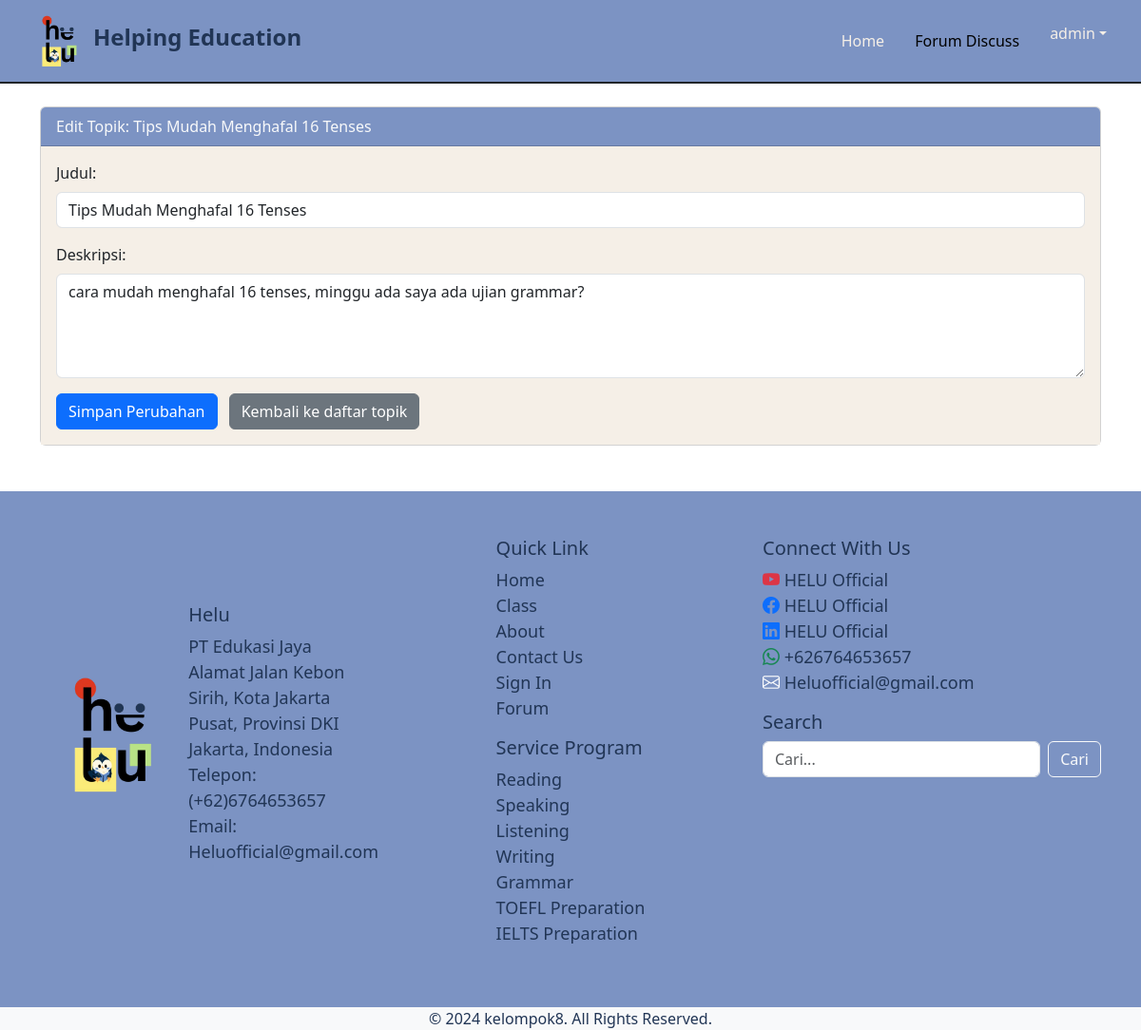
The page /forum/topic/edit/15/ (signed in) on the database its author committed.
### forum_discuss/models.py (models this page shows, shortened)
class Topic(models.Model):
    title = models.CharField(max_length=200, verbose_name="Judul")
    description = models.TextField(verbose_name="Deskripsi")
    created_at = models.DateTimeField(auto_now_add=True, verbose_name="Dibuat pada")
    created_by = models.ForeignKey(User, on_delete=models.CASCADE, verbose_name="Dibuat oleh")
    image = models.ImageField(upload_to='topic_images/', blank=True, null=True)
    updated_at = models.DateTimeField(auto_now=True, verbose_name="Terakhir diperbarui pada")
    likes = models.ManyToManyField(User, related_name='liked_topics', blank=True)
    unlikes = models.ManyToManyField(User, related_name='unliked_topics', blank=True)
    class Meta:
        verbose_name = "Topik"
        verbose_name_plural = "Topik-topik"
        ordering = ['-created_at']  # Mengurutkan topik berdasarkan waktu pembuatan terbaru

### forum_discuss/views.py (the view)
# urls.py: path('topic/edit/<int:pk>/', views.edit_topic, name='edit_topic'),
@login_required
def edit_topic(request, pk):
    topic = get_object_or_404(Topic, pk=pk)
    if request.user != topic.created_by and not request.user.is_staff:
        return redirect('topic_list')
    if request.method == 'POST':
        form = TopicForm(request.POST, request.FILES, instance=topic)  # Tambahkan request.FILES
        if form.is_valid():
            form.save()
            return redirect('topic_list')
    else:
        form = TopicForm(instance=topic)
    context = {'form': form, 'topic': topic, 'view': 'edit_topic'}
    return render(request, 'forum/edit_topic.html', context)

### forum_discuss/forms.py (shortened to what this page needs)
class TopicForm(forms.ModelForm):
    class Meta:
        model = Topic
        fields = ['title', 'description', 'image']
        widgets = {
            'description': forms.Textarea(attrs={'rows': 4, 'cols': 50}),
            'image': forms.ClearableFileInput(attrs={'class': 'form-control'}),
        }

### classPage/context_processors.py (called while the page is built)
def global_testimonials(request):
    return {
        'global_testimonials': Testimonial.objects.all()
    }

### templates/forum/edit_topic.html (shortened to what this page needs)
{% extends 'topicBase.html' %}
{% load widget_tweaks %}
{% block content %}
<div class="container mt-4">
    <div class="card">
        <div class="card-header bg-medium-dark text-light">
            Edit Topik: {{ topic.title }}
        </div>
        <div class="card-body bg-light1">
            <form method="post">
                <div class="mb-3">
                    <label for="{{ form.title.id_for_label }}" class="form-label text-dark">Judul:</label>
                    {{ form.title|add_class:"form-control" }}
                </div>
                <div class="mb-3">
                    <label for="{{ form.description.id_for_label }}" class="form-label text-dark">Deskripsi:</label>
                    {{ form.description|add_class:"form-control" }}
                </div>
                <button type="submit" class="btn btn-primary btn-hover">Simpan Perubahan</button>
                <a href="{% url 'topic_list' %}" class="btn btn-secondary btn-hover ms-2">Kembali ke daftar topik</a>
            </form>
        </div>
    </div>
</div>
{% endblock %}

### templates/topicBase.html (shortened to what this page needs)
{%load static%}
<!DOCTYPE html>
<html lang="en">
<head>
    <link rel="stylesheet" href="{%static 'css/bootstrap.min.css'%}">
    <link rel="stylesheet" href="{%static 'css/custom.css'%}">
    <link rel="stylesheet" href="https://cdn.jsdelivr.net/npm/bootstrap-icons@1.11.3/font/bootstrap-icons.min.css">
    <link rel="stylesheet" href="https://cdnjs.cloudflare.com/ajax/libs/font-awesome/6.0.0-beta3/css/all.min.css">
</head>
<body>
  <nav class="navbar navbar-expand-lg bg-medium-dark  px-3 py-2 border-bottom border-2 border-dark bounce">
    <div class="container-fluid">
        <img src="{% static 'images/L1.png' %}" alt="Logo" width="70" class="d-inline-block align-text-top">
        <h1 class="nav-text fs-4 fw-bolder color-dark">Helping Education</h1>
          <div class="collapse navbar-collapse" id="navbarSupportedContent">
              <ul class="navbar-nav ms-auto">
                  <li class="nav-item m-2">
                      <a class="nav-link color-light" aria-current="page" href="{% url 'home:index' %}">Home</a>
                  </li>
                  <li class="nav-item m-2">
                      <a class="nav-link active color-light" href="{% url 'topic_list' %}">Forum Discuss</a>
                  </li>
                  {% if user.is_authenticated %}
                  <li class="nav-item dropdown ">
                      <a class="nav-link dropdown-toggle d-flex align-items-center color-light" href="#" role="button" data-bs-toggle="dropdown" aria-expanded="false">
                          <span class="ms-2">{{ user.username }}</span>
                      </a>
                  </li>
                  {% endif %}
              </ul>
          </div>
    </div>
</nav>
    {%block content%}
    {%endblock content%}
    <footer class="footer bg-medium-dark text-white py-5 mt-5 ">
      <div class="container">
        <div class="row">
          <div class=" col-md-4 footer-column d-flex align-items-center">
            <div class="logo">
              <img src="{%static 'images/L1.png'%}" alt="Helu Logo" class="img-fluid">
            </div>
            <article>
              <h5>Helu</h5>
              <p>PT Edukasi Jaya</p>
              <p>Alamat Jalan Kebon Sirih, Kota Jakarta Pusat, Provinsi DKI Jakarta, Indonesia</p>
              <p>Telepon: (+62)6764653657</p>
              <p>Email: Heluofficial@gmail.com</p>
            </article>
          </div>
      <section class="col-md-4  footer-column m-auto d-flex flex-column align-items-lg-center align-items-md-center align-items-sm-start">
        <div shadow-sm >
          <header>
            <h5>Quick Link</h5>
          </header>
          <article>
          <ul class="list-unstyled">
            <li><a href="{% url 'home:index' %}">Home</a></li>
            <li><a href="{% url 'classPage:class_page' %}">Class</a></li>
            <li><a href="{% url 'home:about' %}">About</a></li>
            <li><a href="{% url 'home:about' %}">Contact Us</a></li>
            <li><a href="{% url 'account_login' %}">Sign In</a></li>
            <li><a href="{% url 'topic_list' %}">Forum</a></li>
          </ul>
        </article>
           <header>
            <h5>Service Program</h5>
           </header>
          <article>
            <ul class="list-unstyled">
              <li><a href="#">Reading</a></li>
              <li><a href="#">Speaking</a></li>
              <li><a href="#">Listening</a></li>
              <li><a href="#">Writing</a></li>
              <li><a href="#">Grammar</a></li>
              <li><a href="#">TOEFL Preparation</a></li>
              <li><a href="#">IELTS Preparation</a></li>
            </ul>
          </article>
        </div>
      </section>
          <section class="col-md-4  footer-column">
            <header>
              <h5>Connect With Us</h5>
            </header>
            <article>
              <ul class="list-unstyled social-links">
                <li>
                  <a href="https://www.youtube.com/HELUOfficial" class="text-white">
                    <i class="bi bi-youtube text-danger"></i> HELU Official
                  </a>
                </li>
                <li>
                  <a href="https://www.facebook.com/HELUOfficial" class="text-white">
                    <i class="bi bi-facebook text-primary"></i> HELU Official
                  </a>
                </li>
                <li>
                  <a href="https://www.linkedin.com/company/HELUOfficial" class="text-white">
                    <i class="bi bi-linkedin text-primary"></i> HELU Official
                  </a>
                </li>
                <li>
                  <a href="tel:+626764653657" class="text-white">
                    <i class="bi bi-whatsapp text-success"></i> +626764653657
                  </a>
                </li>
                <li>
                  <a href="mailto:Heluofficial@gmail.com" class="text-white">
                    <i class="bi bi-envelope text-white"></i> Heluofficial@gmail.com
                  </a>
                </li>
              </ul>
            </article>
             <header>
              <h5>Search</h5>
             </header>
            <article>
              <form id="search-form" class="d-flex">
                <input type="text" id="search-input" class="form-control me-2" placeholder="Cari..." aria-label="Search">
                <button class="btn btn-outline-light" type="submit">Cari</button>
              </form>
            </article>
          </section>
        </div>
      </div>
    </footer>
    <section class="container-fluid text-center bg-light">
      <p class="mb-0">&copy; 2024 kelompok8. All Rights Reserved.</p>
    </section>
</body>
</html>

### static/css/custom.css (style rules this page uses)
body { background-color: #fff; }
.bg-medium-dark { background-color: #7C93C3; }
.bg-light1 { background-color: #f5efe7; }
.color-dark { color: #213555; }
.color-light { color: #f5efe7; }
footer { background-color: #7c93c3; color: #ffffff; padding: 30px 0; font-size: 18px; }
.footer p { margin-bottom: 0; line-height: 1.5; }
.footer h5,p { color: #213555 !important; }
.footer a { text-decoration: none; }
.footer .footer-column ul li a { color: #213555 !important; }
.social-links i { transition: transform 0.3s ease; }
.footer-column { margin-bottom: 2rem; }

### rows shown on the page
Topic: title "Tips Mudah Menghafal 16 Tenses", description "cara mudah menghafal 16 tenses, minggu ada saya ada ujian grammar?"

### other values the page prints
{{ user.username }} "admin"
